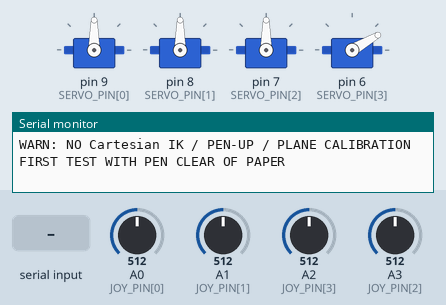
This sketch was run on a simulated Arduino Uno, built with avr-gcc and run on an emulated ATmega328P. Parts: 4 × servo, the last lines printed to the serial monitor. The test bench sets the inputs (shaded band); at power-on: A0 (JOY_PIN[0]) = 512, A1 (JOY_PIN[1]) = 512, A2 (JOY_PIN[3]) = 512, A3 (JOY_PIN[2]) = 512.

Above: at 1.4 s.
1.5 s: "T\n" received over Serial
At 3.41 s:
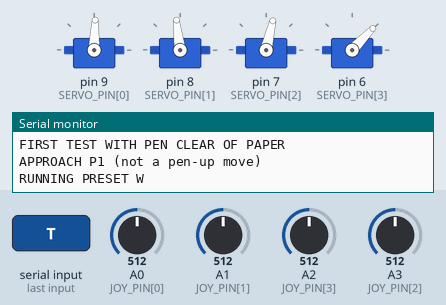
4.5 s: byte 33 ('!') received over Serial
At 4.5 s:
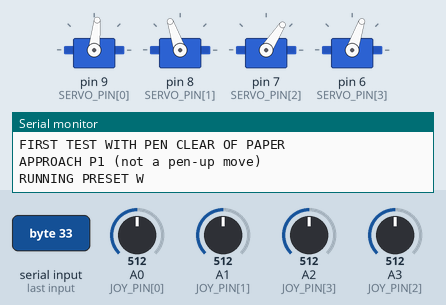
6.0 s: "T\n" received over Serial
At 8.95 s:
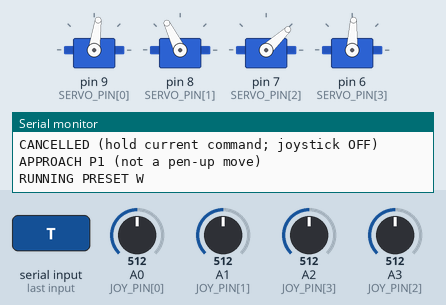
9.0 s: byte 80 ('P') received over Serial
At 11.7 s:
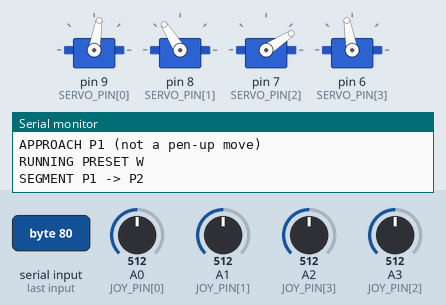
12.0 s: byte 13 ('\r') received over Serial
15.0 s: "D\n" received over Serial
Timing chart, 0 to 23.0 s (numbered marks = the images above; inputs shaded):
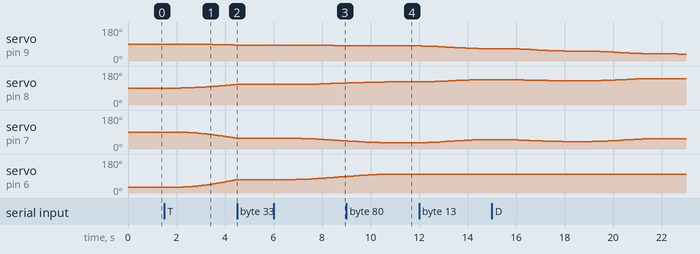

The sketch:

MeArm_Task5_V2_6.ino
```cpp
/* MeArm Task 5 V2.6 - UNO - preset W + 5-point teach/replay + controls
 * Servos: D9 Base, D8 Left, D7 Right, D6 Claw.
 * Joysticks: A0 Base, A1 Left, A3 Right, A2 Claw.
 * Second Arduino: TX -> THIS UNO D10 (SoftwareSerial RX), common GND.
 * Button ASCII: 1 preset W/start or cancel running; 2 save point;
 * 3 replay taught points; 4 pause/resume. Serial C always cancels.
 * IMPORTANT: Joint-angle interpolation (including curve mode) DOES NOT
 * guarantee a straight or planar pen-tip path. No tool-tip calibration here.
 * First test in mid-air; serial cancel is NOT an emergency power cutoff.
 */
#include <Arduino.h>
#include <Servo.h>
#include <SoftwareSerial.h>
#include <math.h>
#include <ctype.h>
#include <string.h>

const byte N = 4, NP = 5;
const byte SERVO_PIN[N] = {9,8,7,6};
const byte JOY_PIN[N] = {A0,A1,A3,A2};
const byte LO[N] = {0,45,0,30};
const byte HI[N] = {180,160,180,100};
const byte HOME[N] = {90,90,90,30};
// V2.5 wide candidate W. Each has claw=B grip angle, 100 degrees.
const byte PRESET[NP][N] = {
  {80,122,33,100}, {66,134,49,100}, {52,128,39,100},
  {38,140,54,100}, {24,130,43,100}
};
Servo servos[N];
SoftwareSerial remote(10,11); // RX, TX; D11 TX is unused
float pos[N] = {90,90,90,30};
byte taught[NP][N];
byte taughtCount=0;
bool joystickOn=true;
bool running=false, paused=false, curve=false;
bool useTaught=false;
byte leg=0;                 // 0: approach to P1; 1..4: P1->P2...P4->P5
unsigned long legStart=0, pausedAt=0, lastServo=0, lastJoy=0;
float fromPose[N];
char usb[32]; byte usbLen=0;
const unsigned long SERVO_PERIOD=20, JOY_PERIOD=100;
const unsigned long APPROACH_MS=5500, LINE_MS=3500;
const unsigned long CURVE_MS=4200;

byte point(byte i, byte j) {return useTaught ? taught[i][j] : PRESET[i][j];}
int asInt(float a) {return (int)(a+0.5f);}
void writeAll() {
  for(byte j=0;j<N;j++) servos[j].write(constrain(asInt(pos[j]),(int)LO[j],(int)HI[j]));
}
void posePrint() {
  Serial.print(F("POSE: "));
  for(byte j=0;j<N;j++) { Serial.print(pos[j],1); if(j<3) Serial.print(','); }
  Serial.println();
}
void pointsPrint() {
  Serial.println(F("PRESET W:"));
  for(byte i=0;i<NP;i++) {
    Serial.print(F("W"));Serial.print(i+1);Serial.print(F(": "));
    for(byte j=0;j<N;j++) {Serial.print(PRESET[i][j]);if(j<3)Serial.print(',');}
    Serial.println();
  }
  Serial.print(F("TAUGHT: "));Serial.println(taughtCount);
  for(byte i=0;i<taughtCount;i++) {
    Serial.print(F("P"));Serial.print(i+1);Serial.print(F(": "));
    for(byte j=0;j<N;j++) {Serial.print(taught[i][j]);if(j<3)Serial.print(',');}
    Serial.println();
  }
}
float ease5(float x) {
  if(x<=0)return 0;
  if(x>=1)return 1;
  return x*x*x*(10+x*(-15+6*x));
}
// Uniform cubic Catmull-Rom in JOINT space, not a geometrical pen-tip curve.
float catmull(float a,float b,float c,float d,float t) {
  return 0.5f*((2*b)+(-a+c)*t+(2*a-5*b+4*c-d)*t*t+(-a+3*b-3*c+d)*t*t*t);
}
void cancelRun() {
  running=false;paused=false;curve=false;joystickOn=false;
  writeAll();
  Serial.println(F("CANCELLED (hold current command; joystick OFF)"));
}
void togglePause() {
  if(!running){Serial.println(F("NOT RUNNING"));return;}
  if(!paused){ paused=true;pausedAt=millis();Serial.println(F("PAUSED")); }
  else {legStart+=(unsigned long)(millis()-pausedAt); paused=false;Serial.println(F("RESUMED"));}
}
void announceLeg() {
  if(leg==0) Serial.println(F("APPROACH P1 (not a pen-up move)"));
  else {Serial.print(F("SEGMENT P"));Serial.print(leg);Serial.print(F(" -> P"));Serial.println(leg+1);}
}
void initLeg(byte next) {
  leg=next;legStart=millis();lastServo=legStart-SERVO_PERIOD;
  for(byte j=0;j<N;j++)fromPose[j]=pos[j];
  announceLeg();
}
void beginRun(bool taughtMode,bool curveMode) {
  if(running) {Serial.println(F("ALREADY RUNNING"));return;}
  if(taughtMode && taughtCount!=5){Serial.println(F("NEED EXACTLY 5 TAUGHT POINTS"));return;}
  useTaught=taughtMode;curve=curveMode;joystickOn=false;
  for(byte i=0;i<NP;i++)for(byte j=0;j<N;j++){
    byte a=point(i,j);if(a<LO[j]||a>HI[j]){Serial.println(F("INVALID POINT ANGLE"));return;}
  }
  running=true;paused=false;
  initLeg(0);
  Serial.println(curve ? F("RUNNING 5-POINT JOINT CURVE") :
             (taughtMode ? F("RUNNING TAUGHT JOINT POLYLINE") : F("RUNNING PRESET W")));
}
void savePoint() {
  if(running){Serial.println(F("CANCEL FIRST"));return;}
  if(taughtCount>=NP){Serial.println(F("5 POINTS FULL; X TO CLEAR"));return;}
  byte idx=taughtCount;
  for(byte j=0;j<N;j++)taught[idx][j]=(byte)constrain(asInt(pos[j]),(int)LO[j],(int)HI[j]);
  taughtCount++;
  Serial.print(F("SAVED P"));Serial.println(taughtCount);posePrint();
}
void serviceMotion() {
  if(!running||paused)return;
  unsigned long now=millis();
  if(now-lastServo<SERVO_PERIOD)return;
  lastServo=now;
  unsigned long duration=(leg==0)?APPROACH_MS:(curve?CURVE_MS:LINE_MS);
  float t=(float)(now-legStart)/(float)duration;
  if(t>1)t=1;
  float u=ease5(t);
  for(byte j=0;j<N;j++){
    float target;
    if(leg==0)target=fromPose[j]+(point(0,j)-fromPose[j])*u;
    else if(curve) {
      byte k=leg-1;
      float a=point(k==0?0:k-1,j), b=point(k,j);
      float c=point(k+1,j), d=point(k+2>=NP?NP-1:k+2,j);
      target=catmull(a,b,c,d,u);
    } else target=fromPose[j]+(point(leg,j)-fromPose[j])*u;
    pos[j]=constrain(target,(float)LO[j],(float)HI[j]);
  }
  writeAll();
  if(t>=1) {
    // Snap endpoints to recorded point; avoid rounding accumulation.
    for(byte j=0;j<N;j++)pos[j]=point(leg==0?0:leg,j);
    writeAll();
    if(leg==4) {
      running=false;paused=false;
      Serial.println(F("TRACE COMPLETE"));posePrint();
    } else initLeg(leg+1);
  }
}
void dispatch(char c) {
  c=toupper((unsigned char)c);
  if(c=='P'){posePrint();return;}
  if(c=='D'){pointsPrint();return;}
  if(c=='C'||c=='!'){cancelRun();return;}
  if(c=='U'){togglePause();return;}
  if(c=='T'){beginRun(false,false);return;}
  if(c=='R'){beginRun(true,false);return;}
  if(c=='G'){beginRun(true,true);return;}
  if(c=='K'){savePoint();return;}
  if(c=='X') {
    if(running){Serial.println(F("CANCEL FIRST"));return;}
    taughtCount=0;Serial.println(F("TAUGHT POINTS CLEARED"));return;
  }
  if(c=='J') {
    if(running){Serial.println(F("CANCEL FIRST"));return;}
    joystickOn=true;Serial.println(F("JOYSTICK ON"));return;
  }
  if(c=='M'){joystickOn=false;Serial.println(F("JOYSTICK OFF"));return;}
  Serial.println(F("UNKNOWN COMMAND"));
}
void serviceUsb() {
  while(Serial.available()) {
    char c=(char)Serial.read();
    if(c=='!'){usbLen=0;dispatch('!');continue;}
    if(c=='\r'||c=='\n') {
      if(usbLen){usb[usbLen]=0;
        if(usbLen==1)dispatch(usb[0]);else Serial.println(F("SEND ONE LETTER"));
        usbLen=0;
      }
    } else if(usbLen<sizeof(usb)-1)usb[usbLen++]=c;
    else {usbLen=0;Serial.println(F("INPUT OVERFLOW"));}
  }
}
void serviceButtons() {
  while(remote.available()) {
    char c=(char)remote.read();
    if(c=='1') {
      if(running)cancelRun();else beginRun(false,false);
    } else if(c=='2')savePoint();
    else if(c=='3')beginRun(true,false);
    else if(c=='4')togglePause();
  }
}
void serviceJoy() {
  if(!joystickOn||running)return;
  unsigned long now=millis();if(now-lastJoy<JOY_PERIOD)return;
  lastJoy=now;
  bool changed=false;
  for(byte j=0;j<N;j++){
    int a=analogRead(JOY_PIN[j]);
    int d=(a>570)?1:((a<450)?-1:0);
    if(d){int next=asInt(pos[j])+d;
      if(next>=LO[j]&&next<=HI[j]){pos[j]=next;changed=true;}}
  }
  if(changed)writeAll();
}
void setup() {
  Serial.begin(9600);remote.begin(9600);
  for(byte j=0;j<N;j++){servos[j].write(HOME[j]);servos[j].attach(SERVO_PIN[j]);}
  Serial.println(F("MeArm TASK5 V2.6 | Uno | 9600"));
  Serial.println(F("T preset W; R taught 5-point polyline; G taught joint curve"));
  Serial.println(F("K save; X clear; D list; P pose; U pause/resume; C cancel"));
  Serial.println(F("J joystick ON; M joystick OFF"));
  Serial.println(F("BUTTONS: 1 preset/cancel, 2 save, 3 replay, 4 pause/resume"));
  Serial.println(F("WARN: NO Cartesian IK / PEN-UP / PLANE CALIBRATION"));
  Serial.println(F("FIRST TEST WITH PEN CLEAR OF PAPER"));
}
void loop(){serviceUsb();serviceButtons();serviceJoy();serviceMotion();}
```

Measured:
- after the input at 1.5 s, servo on pin 9 (SERVO_PIN[0]): moves from 90° to 84° over 1.9 s, starting after 1.0 s; servo on pin 8 (SERVO_PIN[1]): moves from 90° to 109° over 2.3 s, starting after 0.68 s
- after the input at 4.5 s, servo on pin 9 (SERVO_PIN[0]): stays 84° (without the input it goes to 83° after 0.21 s); servo on pin 8 (SERVO_PIN[1]): stays 109° (without the input it goes to 110° after 0.09 s)
- after the input at 6.0 s, servo on pin 9 (SERVO_PIN[0]): 84° → 83° after 1.7 s, → 82° 0.80 s later; servo on pin 8 (SERVO_PIN[1]): moves from 109° to 116° over 1.6 s, starting after 1.2 s
